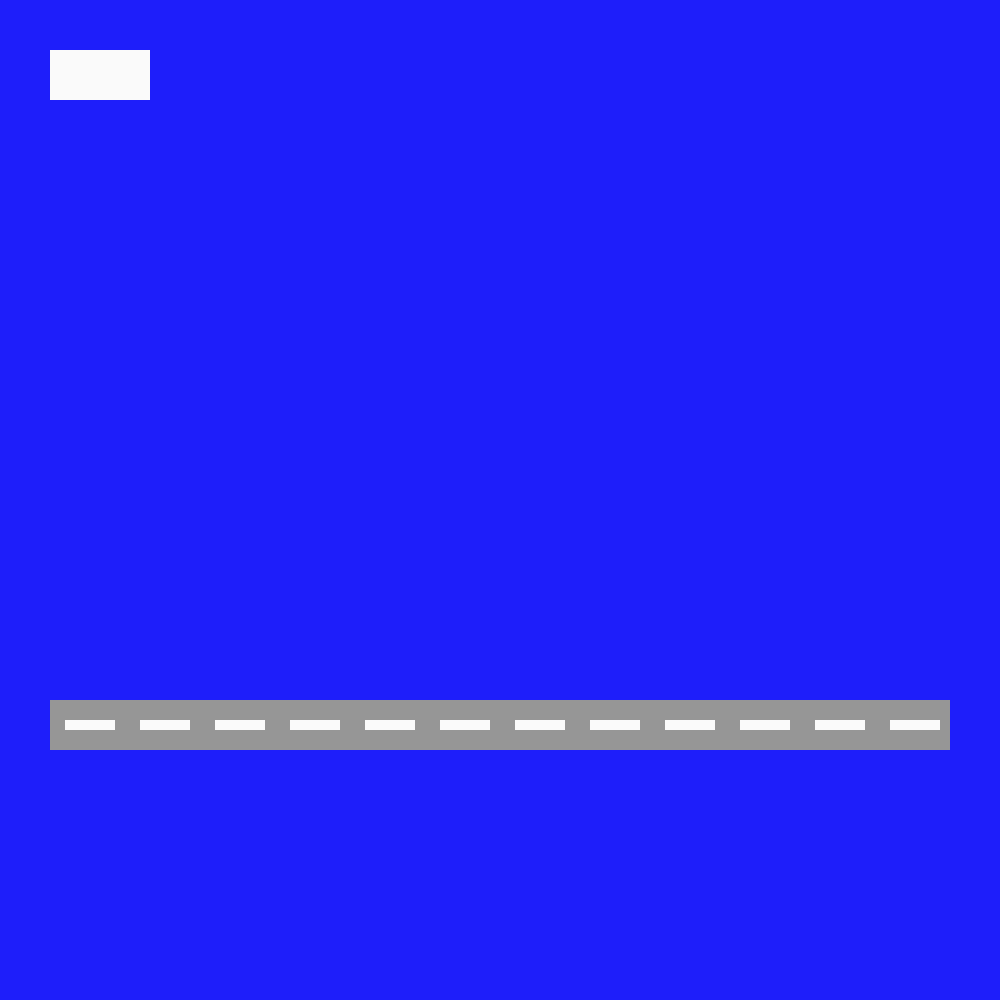
Frame 1 (no input)
Frame 60 (the mouse pressed at the canvas centre just before this capture): identical to frame 1, image omitted
Frame 120 (the mouse held since frame 60 and released just before this capture): identical to frame 1, image omitted

The Processing sketch that drew this single still picture (run headless with seeded random() and noise(); from frame 60 on, the mouse is pressed at the canvas centre):

// Processing sketch: Nearly_done
// ── Nearly_done.pde
int x = 50;
int y = 50;
int stripex = 65;

void setup(){
 size(1000, 1000);
  background(30,30,250);
  noStroke();

  
}

void draw(){
  background(30,30,250);
  fill(150);

  rect(50,700,900,50); 
  fill(250);
  
  rect(stripex,720,50,10);
  fill(250);
  rect(stripex+75,720,50,10);
   fill(250);
  rect(stripex+75*2,720,50,10);
   fill(250);
  rect(stripex+75*3,720,50,10);
   fill(250);
  rect(stripex+75*4,720,50,10);
   fill(250);
  rect(stripex+75*5,720,50,10);
  fill(250);
  rect(stripex+75*6,720,50,10);
   fill(250);
  rect(stripex+75*7,720,50,10);
   fill(250);
  rect(stripex+75*8,720,50,10);
   fill(250);
  rect(stripex+75*9,720,50,10);
    fill(250);
  rect(stripex+75*10,720,50,10);
   fill(250);
  rect(stripex+75*11,720,50,10);
  
  
  fill(250);

  rect(x,y,100,50);

  
   if (keyPressed) {
    if (key == 'd' || key == 'D') {
      x=x+10;
   
  
}
if (key == 's' || key == 'S') {
      y=y+10;
   }
 }
  if (keyPressed) {
  if (key == 'a' || key == 'A') {
      x=x-10;
   
  
}
if (key == 'w' || key == 'W') {
      y=y-10;
      
   
    
}}}

  
  
